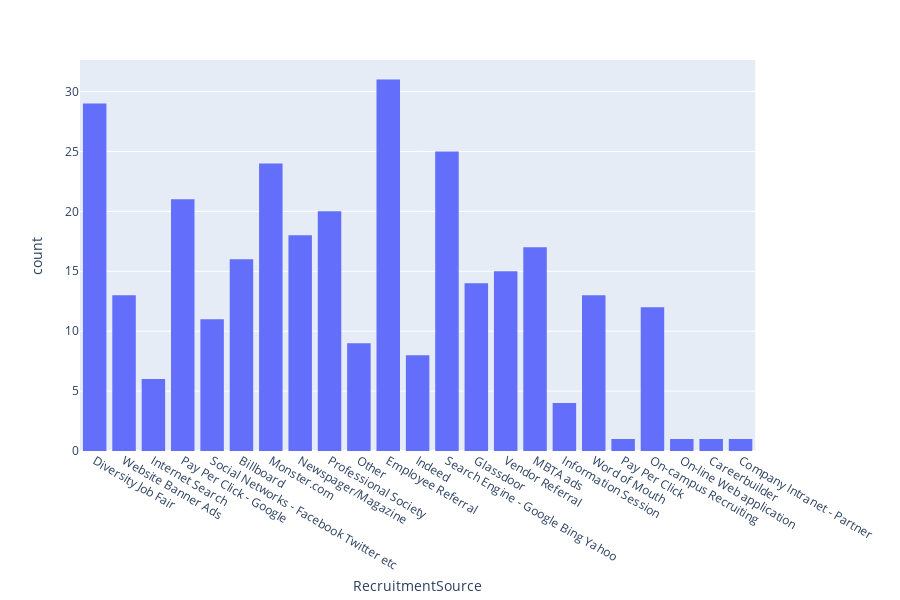

Notebook cell for this chart:
### Code cell
# Fuente de empleo
px.histogram(df_pd, "RecruitmentSource")

### Figure 1 — Plotly figure (JSON) as saved in the notebook; plotly's stock layout.template omitted (floating-point values rounded to 4 significant figures; data arrays with more than 128 entries replaced by an {"elided": "..."} marker saying what was removed)
{"data": [{"alignmentgroup": "True", "bingroup": "x", "hoverlabel": {"namelength": 0}, "hovertemplate": "RecruitmentSource=%{x}<br>count=%{y}", "legendgroup": "", "marker": {"color": "#636efa"}, "name": "", "offsetgroup": "", "orientation": "v", "showlegend": false, "type": "histogram", "x": {"elided": "310 str values"}, "xaxis": "x", "yaxis": "y"}], "layout": {"barmode": "relative", "height": 600, "legend": {"tracegroupgap": 0}, "margin": {"t": 60}, "xaxis": {"anchor": "y", "domain": [0, 0.98], "title": {"text": "RecruitmentSource"}}, "yaxis": {"anchor": "x", "domain": [0, 1], "title": {"text": "count"}}}}
